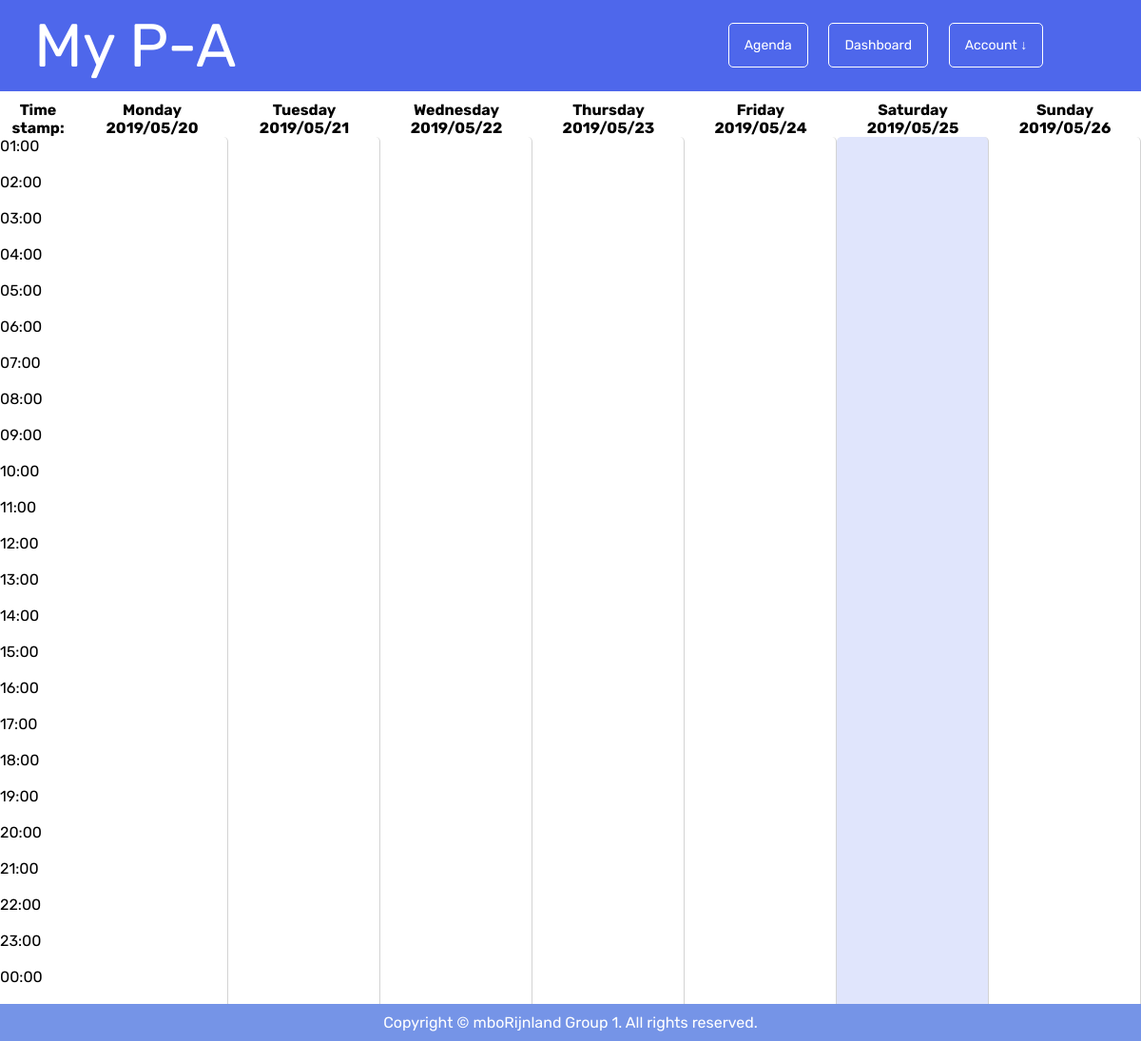
/index.php?page=agenda (signed in), run on an earlier commit of the app's database.
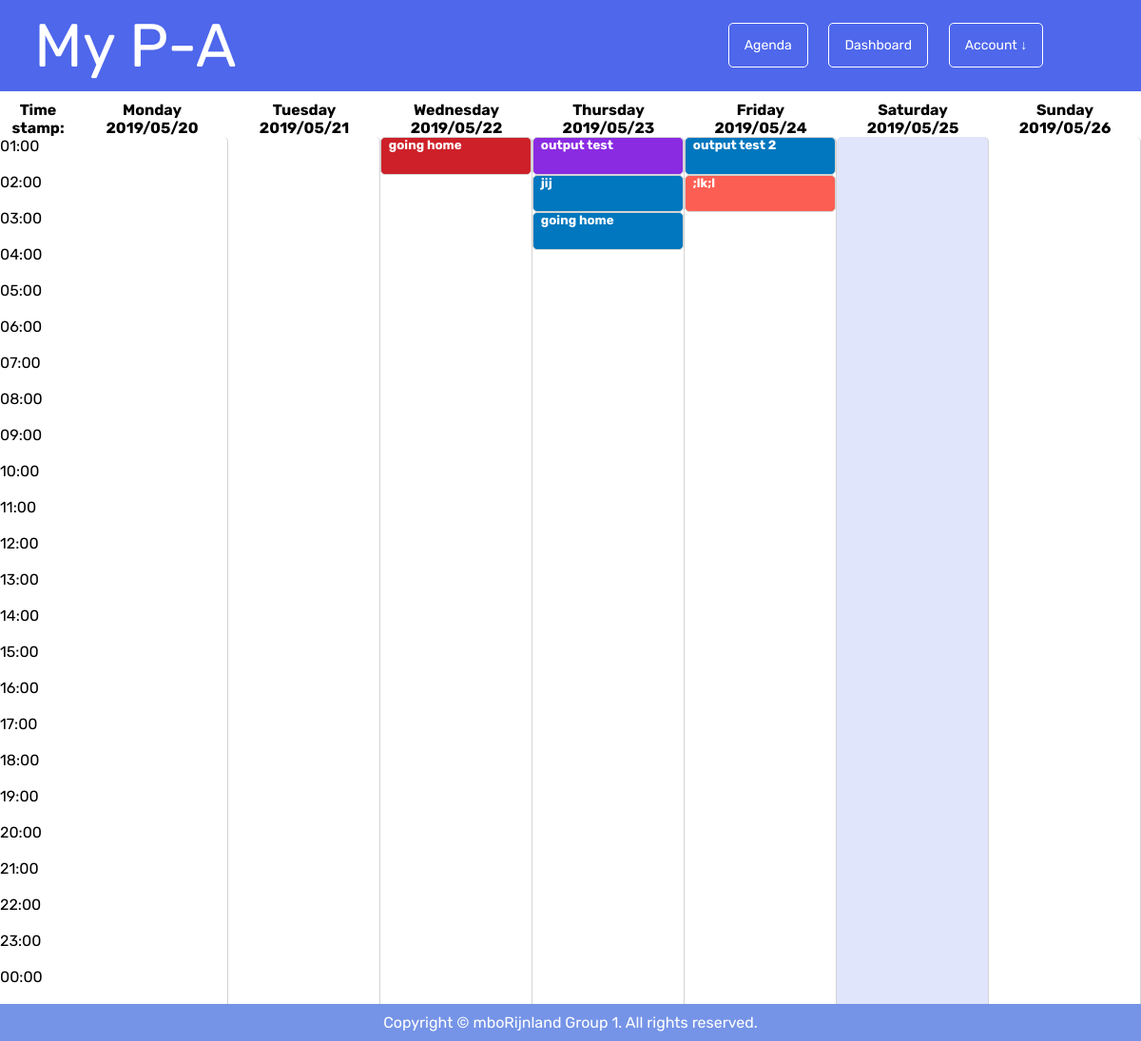
And on a later commit of the database.
### tables this page shows
CREATE TABLE `task` (
  `Task_ID` int(255) NOT NULL,
  `User_ID` int(255) NOT NULL,
  `Task` varchar(150) NOT NULL,
  `Priority` varchar(10) NOT NULL,
  `Description` text NOT NULL,
  `Color_ID` int(20) NOT NULL,
  `Date` date NOT NULL,
  `Time` time NOT NULL,
  `End_time` time NOT NULL
);

### pages/agenda.php (the view, shortened to what this page needs)
<section id="agenda">
   <div class="grid-container">
       <div class="day">
        <div class="Time-stamp">
            <h4>Time <br>
                stamp:</h4>
            <div class="\30 0">01:00</div>
            <div class="\30 1">02:00</div>
            <div class="\30 2">03:00</div>
            <div class="\30 3">04:00</div>
            <div class="\30 4">05:00</div>
            <div class="\30 5">06:00</div>
            <div class="\30 6">07:00</div>
            <div class="\30 7">08:00</div>
            <div class="\30 8">09:00</div>
            <div class="\30 9">10:00</div>
            <div class="\31 0">11:00</div>
            <div class="\31 1">12:00</div>
            <div class="\31 2">13:00</div>
            <div class="\31 3">14:00</div>
            <div class="\31 4">15:00</div>
            <div class="\31 5">16:00</div>
            <div class="\31 6">17:00</div>
            <div class="\31 7">18:00</div>
            <div class="\31 8">19:00</div>
            <div class="\31 9">20:00</div>
            <div class="\32 0">21:00</div>
            <div class="\32 1">22:00</div>
            <div class="\32 2">23:00</div>
            <div class="\32 3">00:00</div>
            <br>
            </div>
        </div>
        <?php
            $id = $_SESSION['id'];
            $day = date('w');
            $day = $day - 1;
            $week_start = date("Y/m/d", strtotime('-'.$day.' days'));
            $startdate = strtotime($week_start);
            $enddate = strtotime("+7 days", $startdate);
            while ($startdate < $enddate) {
?>
                <div class="day">
                    <h4>
                        <?php
                            echo date("l", $startdate);
                            ?>
                            <br>
                            <?php
                            echo date("Y/m/d", $startdate);
                        ?>
                    </h4>
                    <div class="<?php echo date("l", $startdate);
                    if ( date("l") === date("l", $startdate)){
                        echo ' currentDay ';
                    }
                    ?> lane">
<?php
                        $dayQuery = $conn->prepare("SELECT * FROM task WHERE Date=? and User_ID = ? ORDER BY DATE(Time) DESC, Time ASC");
                        $dayQuery->execute(array(date("Y/m/d", $startdate),$id));
                        if($dayQuery->rowCount() > 0) {
                            while($row = $dayQuery->fetch(PDO::FETCH_ASSOC)){
?>
                                    <?php
                                        $color_id = $row['Color_ID'];
                                        $query = $conn->prepare("SELECT Color FROM Color WHERE Color_ID=?");
                                        $query->execute(array($color_id));
                                        $row2 = $query->fetch(PDO::FETCH_BOTH);
                                        if($query->rowCount() > 0) {
                                            $color_name = $row2['Color'];
                                        }
                                    ?>
                                    <div class="task <?php echo $color_name; ?> >">
                                        <div class="taskWrapper">
                                            <div class="nameHolder">
                                                <h5><?php
                                                    echo $row['Task'];
                                                ?></h5>
                                            </div>
                                        </div>
                                    </div>
<?php
                            }
                        }
                    $startdate = strtotime("+1 day", $startdate);
?>
                        </div>
                    </div>
<?php
            }
?>
    </div>
</section>

### pages/userHeader.php (shortened to what this page needs)
<!DOCTYPE html>
<html lang="en">
  <head>
    <link rel="stylesheet" href="https://use.fontawesome.com/releases/v5.8.2/css/all.css">
    <link rel="stylesheet" href="css/header-footer.css?ts<?=time()?>">
    <link rel="stylesheet" href="css/style.css?ts<?=time()?>">
    <link rel="stylesheet" href="css/agenda.css?ts<?=time()?>">
    <link rel="stylesheet" href="css/dashboard.css?ts<?=time()?>">
  </head>
  <body>
    <header>
        <a class="navbar-brand" href="index.php?page=agenda">My P-A</a>
      <nav>
        <ul>
          <li>
            <a href="index.php?page=agenda">Agenda</a>
          </li>
          <li>
            <a href="index.php?page=dashboard">Dashboard</a>
          </li>
          <li class="dropdown">
            <a href="#" class="dropbtn">Account &#8595;</a>
          </li>
        </ul>
      </nav>
  </header>

### index.php (shortened to what this page needs)
<?php
	if (isset($_SESSION['id'])) {
		$id = $_SESSION['id'];
	}
	if (isset($id)) {
		$_head = 'pages/userHeader';
	} else {
		$_head = 'pages/header';
	}
	require($_head.".php");
	if(isset($_GET['page'])){
		$pages=array("home","agenda","dashboard","login","account","register","logout");
		if(in_array($_GET['page'], $pages)) {
			$_page=$_GET['page'];
		}else{
			$_page="home";
		}
	}
?>
<div class="content">
    <?php
			require("pages/".$_page.".php");
    ?>
</div>
<?php include 'pages/footer.php';?>

### pages/footer.php
    <footer class="footer">
      <p>Copyright © mboRijnland Group 1. All rights reserved.</p>
    </footer>
  </body>
</html>

### css/header-footer.css (style rules this page uses)
* { font-family: 'Rubik', sans-serif !important; padding: 0; margin: 0; -webkit-box-sizing: border-box; -moz-box-sizing: border-box; box-sizing: border-box; }
header { background: #4e67eb; }
header::after { content: ''; display: table; clear: both; }
.navbar-brand { float: left; padding: 10px 0; margin-left: 3%; color: #fff; font-size: 400%; text-decoration-line: none; }
nav { float: right; margin-right: 13%; }
nav ul { margin-top: 8%; margin-right: 5%; padding: 0; list-style: none; width: 120%; }
nav li { display: inline-block; border: 1px solid white; border-radius: 5px; margin-left: 5%; }
nav ul li a { text-decoration: none; font-size: 14px; }
nav li a, .dropbtn { display: inline-block; color: #fff; text-align: center; padding: 14px 16px; text-decoration: none; }
li.dropdown { display: inline-block; }
.footer { background-color: #7594E7; color: #000; text-align: center; max-height: 20px; }
.footer p { width: 100%; color: #fff; text-align: center; padding: 10px; background-color: #7594E7; }

### css/style.css (style rules this page uses)
* { padding: 0; margin: 0; box-sizing: border-box; -moz-box-sizing: border-box; -webkit-box-sizing: border-box; }
html { overflow-y: scroll !important; scroll-behavior: smooth !important; }
html, body { height: 100%; }
body { display: flex; flex-direction: column; }
.content { flex: 1 0 auto; }
.footer { flex-shrink: 0; }

What changed in the data, as far as the page shows it:
added task: Task "going home", shown under "Wednesday"
added task: Task "output test", shown under "Thursday"
added task: Task "jij", shown under "Thursday"
added task: Task "going home", shown under "Thursday"
added task: Task "output test 2", shown under "Friday"
added task: Task ";lk;l", shown under "Friday"
